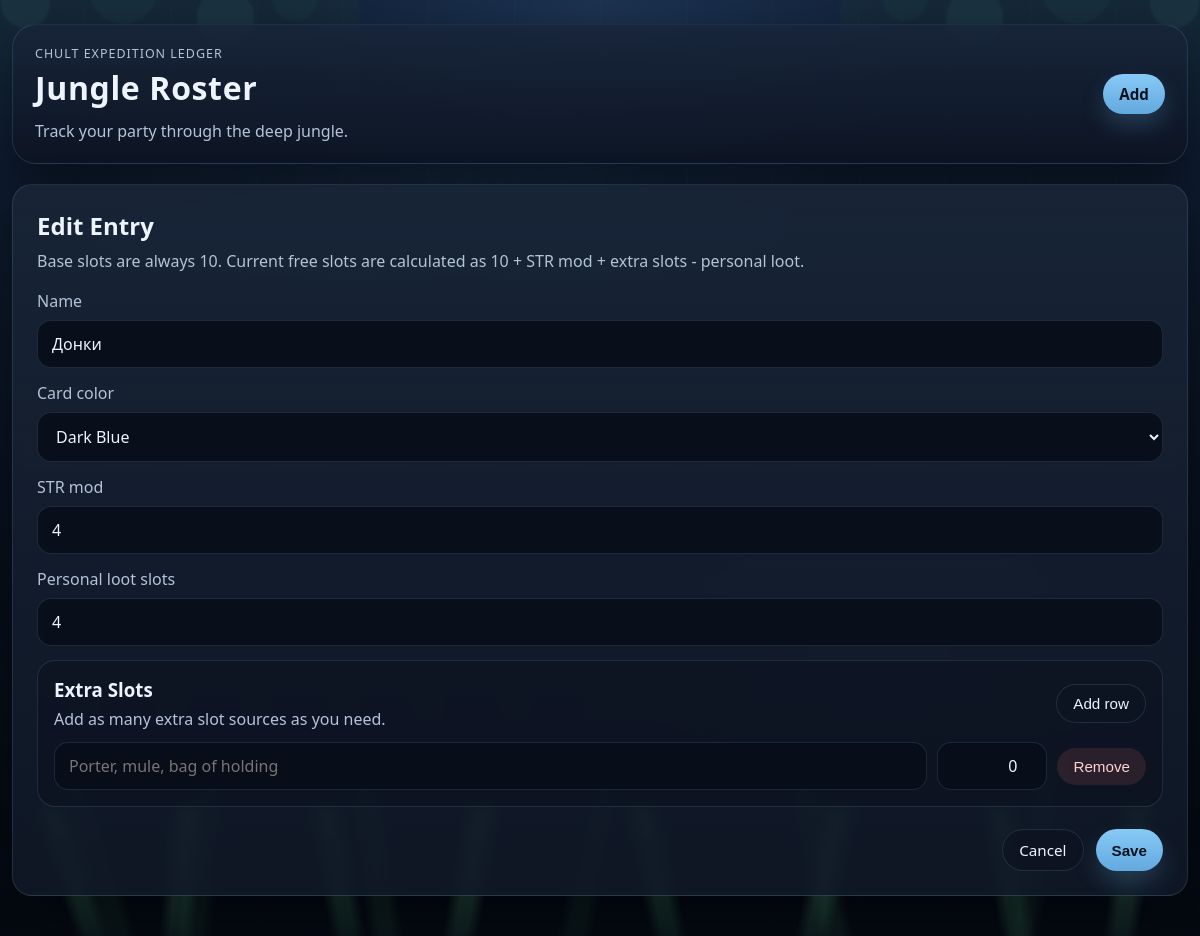
The app's page /edit/9 with its own data.
### tables this page shows
CREATE TABLE members (
            id INTEGER PRIMARY KEY AUTOINCREMENT,
            name TEXT NOT NULL,
            str_mod INTEGER NOT NULL DEFAULT 0,
            max_slots INTEGER NOT NULL DEFAULT 0,
            used_slots INTEGER NOT NULL DEFAULT 0,
            card_color TEXT NOT NULL DEFAULT 'dark-blue'
        );

### app.py (the view, shortened to what this page needs)
@app.route("/edit/<int:member_id>", methods=["GET", "POST"])
def edit_member(member_id: int) -> str:
    member = get_member(member_id)
    extra_slots = [
        {"name": row["name"], "amount": row["amount"]}
        for row in get_member_extra_slots(member_id)
    ]
    if not extra_slots:
        extra_slots = [{"name": "", "amount": 0}]
    return render_template(
        "form.html",
        member=member,
        extra_slots=extra_slots,
        color_options=CARD_COLORS,
        page_title="Edit Entry",
    )

### app.py (called while the page is built)
def get_db() -> sqlite3.Connection:
    if "db" not in g:
        g.db = sqlite3.connect(DATABASE)
        g.db.row_factory = sqlite3.Row
        g.db.execute("PRAGMA foreign_keys = ON")
    return g.db

def get_member(member_id: int) -> sqlite3.Row:
    member = get_db().execute(
        "SELECT * FROM members WHERE id = ?", (member_id,)
    ).fetchone()
    if member is None:
        raise ValueError("Entry not found.")
    return member

def get_member_extra_slots(member_id: int) -> list[sqlite3.Row]:
    return get_db().execute(
        """
        SELECT id, name, amount
        FROM extra_slots
        WHERE member_id = ?
        ORDER BY id
        """,
        (member_id,),
    ).fetchall()

### templates/form.html (shortened to what this page needs)
{% extends "base.html" %}
{% block content %}
  <section class="form-panel">
    <div class="panel-heading">
      <h2>{{ page_title }}</h2>
      <p>Base slots are always 10. Current free slots are calculated as 10 + STR mod + extra slots - personal loot.</p>
    </div>
    <form class="member-form" method="post">
      <label>
        Name
        <input
          type="text"
          name="name"
          value="{{ member['name'] if member else '' }}"
          placeholder="Vivy"
          required
        >
      </label>
      <label>
        Card color
        <select name="card_color">
          {% for color_id, color_label in color_options.items() %}
            <option value="{{ color_id }}" {% if (member and member['card_color'] == color_id) or (not member and color_id == 'dark-blue') %}selected{% endif %}>{{ color_label }}</option>
          {% endfor %}
        </select>
      </label>
      <label>
        STR mod
        <input
          type="number"
          name="str_mod"
          value="{{ member['str_mod'] if member else 0 }}"
        >
      </label>
      <label>
        Personal loot slots
        <input
          type="number"
          name="used_slots"
          min="0"
          value="{{ member['used_slots'] if member else 0 }}"
        >
      </label>
      <section class="extra-slots-section">
        <div class="extra-slots-header">
          <div>
            <h3>Extra Slots</h3>
            <p>Add as many extra slot sources as you need.</p>
          </div>
          <button class="ghost-button add-row-button" type="button" id="add-extra-slot">Add row</button>
        </div>
        <div class="extra-slot-list" id="extra-slot-list">
          {% for item in extra_slots %}
            <div class="extra-slot-row">
              <input
                type="text"
                name="extra_slots_name"
                value="{{ item['name'] }}"
                placeholder="Porter, mule, bag of holding"
              >
              <input
                type="number"
                name="extra_slots_amount"
                min="0"
                value="{{ item['amount'] }}"
                placeholder="0"
              >
              <button class="remove-row-button" type="button">Remove</button>
            </div>
          {% endfor %}
        </div>
      </section>
      <div class="form-actions">
        <a class="ghost-button" href="{{ url_for('index') }}">Cancel</a>
        <button class="primary-button" type="submit">Save</button>
      </div>
    </form>
  </section>
{% endblock %}

### static/styles.css (style rules this page uses)
:root { color-scheme: dark; --bg: #08111f; --panel: rgba(16, 24, 38, 0.9); --panel-alt: rgba(24, 36, 56, 0.88); --border: rgba(118, 165, 193, 0.18); --text: #eef4ff; --muted: #b4c3d9; --accent: #62a9de; --accent-strong: #88caf7; --success: #59c36a; --success-strong: #7ae18c; --warning: #d6b24b; --warning-panel: rgba(64, 53, 14, 0.72); --danger: #e08973; --shadow: 0 24px 50px rgba(0, 0, 0, 0.42); }
* { box-sizing: border-box; }
body { position: relative; margin: 0; min-height: 100vh; font-family: "Segoe UI", Tahoma, Geneva, Verdana, sans-serif; background: radial-gradient(circle at top, rgba(85, 143, 212, 0.18), transparent 28%), linear-gradient(180deg, #14263f 0%, #0b1524 54%, #050a12 100%); color: var(--text); overflow-x: hidden; }
body::before { content: ""; position: fixed; inset: 0; background: linear-gradient(rgba(7, 16, 29, 0.14), rgba(5, 10, 18, 0.64)), repeating-linear-gradient( 90deg, transparent 0, transparent 84px, rgba(255, 255, 255, 0.015) 85px, transparent 86px ); pointer-events: none; z-index: 0; }
a, button, select { transition: opacity 0.2s ease, transform 0.2s ease, background-color 0.2s ease; }
h1, h2, h3, p { margin: 0; }
.primary-button, .ghost-button, .actions a, .actions button, .quick-actions button, .resource-add-form button, .remove-row-button, .loot-item-actions button, .meal-toggle-group span { border: 0; border-radius: 999px; padding: 10px 16px; font-size: 0.95rem; cursor: pointer; text-decoration: none; }
.primary-button { background: linear-gradient(180deg, var(--accent-strong), var(--accent)); color: #08111f; font-weight: 700; box-shadow: 0 12px 22px rgba(98, 169, 222, 0.22); }
.ghost-button, .quick-actions button, .resource-add-form button { background: rgba(13, 20, 34, 0.78); border: 1px solid var(--border); color: var(--text); }
.member-card, .form-panel, .empty-state { background: linear-gradient(180deg, rgba(39, 67, 60, 0.06), transparent 50%), linear-gradient(180deg, var(--panel-alt), var(--panel)); border: 1px solid var(--border); border-radius: 20px; box-shadow: var(--shadow); backdrop-filter: blur(6px); }
.resource-add-form input, .loot-form input, .member-form input, .member-form textarea, .member-form select { width: 100%; padding: 12px 14px; border: 1px solid var(--border); border-radius: 14px; background: rgba(7, 13, 24, 0.88); color: var(--text); font: inherit; }
.actions button, .remove-row-button, .loot-item-actions button { background: rgba(255, 127, 127, 0.12); color: #ffd1d1; }
.form-panel, .empty-state { padding: 24px; }
.panel-heading { margin-bottom: 18px; }
.panel-heading p, .empty-state p { margin-top: 8px; color: var(--muted); }
.member-form, .eat-form { display: grid; gap: 14px; }
.member-form label { display: grid; gap: 8px; color: var(--muted); }
.extra-slots-section { display: grid; gap: 12px; padding: 16px; border: 1px solid var(--border); border-radius: 18px; background: rgba(7, 13, 24, 0.3); }
.extra-slots-header { display: flex; align-items: center; justify-content: space-between; gap: 12px; }
.extra-slots-header p { margin-top: 6px; color: var(--muted); }
.add-row-button { white-space: nowrap; }
.extra-slot-list { display: grid; gap: 10px; }
.extra-slot-row { display: grid; grid-template-columns: minmax(0, 1fr) 110px auto; gap: 10px; align-items: center; }
.extra-slot-row input[type="number"] { text-align: right; }
.form-actions { display: flex; justify-content: flex-end; gap: 12px; margin-top: 8px; }

### records on screen
members: name "Донки", card_color "Dark Blue", str_mod "4", used_slots "4"

### other values on screen
{{ page_title }} "Edit Entry"
